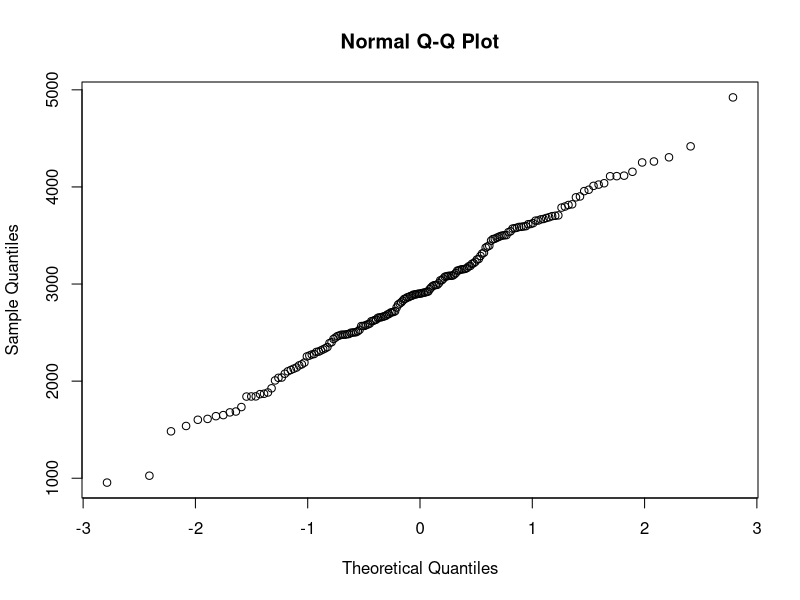
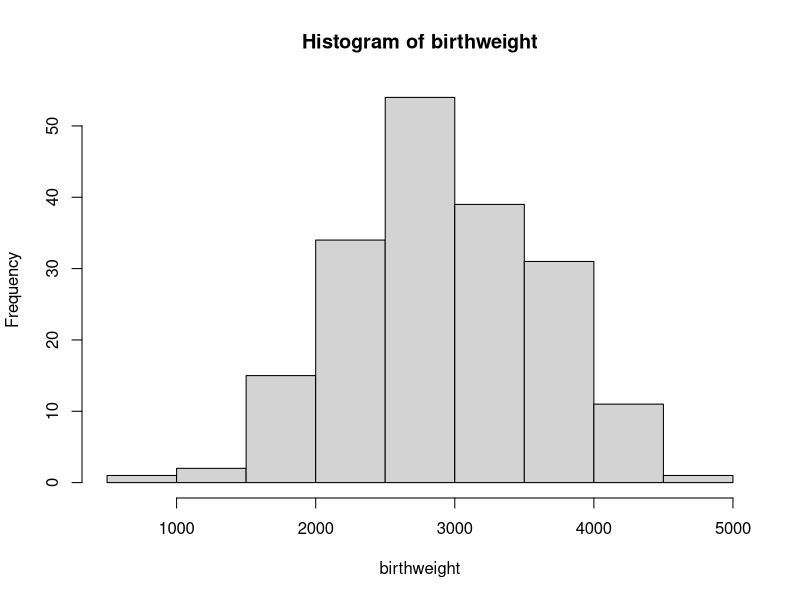
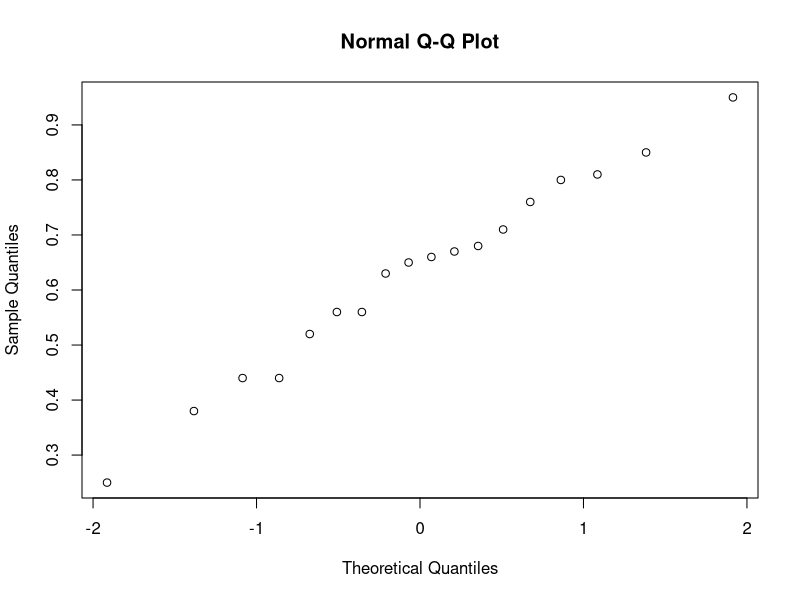
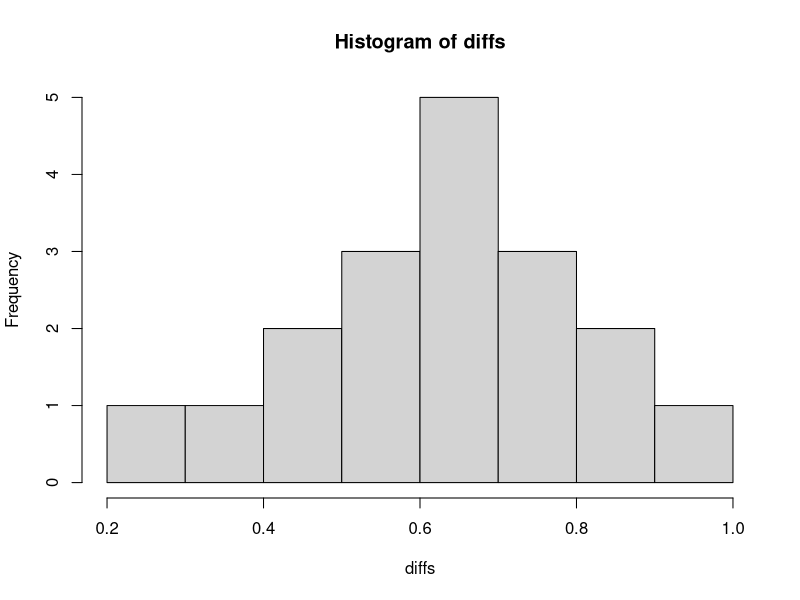

Generate these figures, in order, with R:
## ---- chunk 1
birthweight <- readLines("data/birthweight.txt")
birthweight <- as.double(birthweight[2:length(birthweight)])
birthweight
## ---- chunk 2
length(birthweight)
## ---- chunk 3
birthweight_mean <- mean(birthweight)
birthweight_mean
## ---- chunk 4
qqnorm(y = birthweight)
## ---- chunk 5
hist(birthweight)
# add density line
# lines(density(birthweight), col="blue",lwd=2)
## ---- chunk 6
shapiro.test(birthweight)
# H0 - normal distribution, H1 - not normal
## ---- chunk 7
t.test(birthweight, conf.level = 0.96)
## ---- chunk 8
B <- 1000
alpha <- 0.04
T_star <- numeric(B)

for(i in 1:B) {
  X_star <- sample(birthweight, replace = TRUE)
  T_star[i] <- mean(X_star)
}

T_star_q2 <- quantile(T_star, alpha/2)
T_star_q98 <- quantile(T_star, 1 - alpha/2)

c(2*birthweight_mean - T_star_q98, 2*birthweight_mean - T_star_q2)
## ---- chunk 9
sum(T_star<T_star_q2)
## ---- chunk 10
t.test(birthweight, alternative = "greater", mu=2800)
## ---- chunk 11
greater_weight <- as.integer(birthweight > 2800)
binom.test(sum(greater_weight), length(greater_weight), p=0.5, alt="g")
## ---- chunk 12


## ---- chunk 13

## ---- chunk 14
prop.test(c(61, 65), c(95, 93))
## ---- chunk 15
df <- as.data.frame(read.table("data/cholesterol.txt", header=TRUE))
head(df)
## ---- chunk 16
diffs <- df[, 1] - df[, 2]
diffs
qqnorm(diffs)
## ---- chunk 17
hist(diffs)
## ---- chunk 18
shapiro.test(diffs)
## ---- chunk 19
shapiro.test(df[, 1])
shapiro.test(df[, 2])
## ---- chunk 20
cor.test(df[, 1], df[, 2], method="pearson")
## ---- chunk 21
x=rep(c("A","B"),each=5); x
sample(x)
x=rnorm(100)
## ---- chunk 22
x=rep(c("A","B"),each=5); x
sample(x)
x=rnorm(100)
## ---- chunk 23
mu=0.2
x=rnorm(100,mu,1) # creating artificial data
t.test(x,mean=0)   # t.test(x,alternative=c("two.sided"),conf.level=0.95,mu=10)
## ---- chunk 24
mu=0;nu=0.5
x=rnorm(50,mu,1); y=rnorm(50,nu,1) # creating artificial data
ttest=t.test(x,y) 
